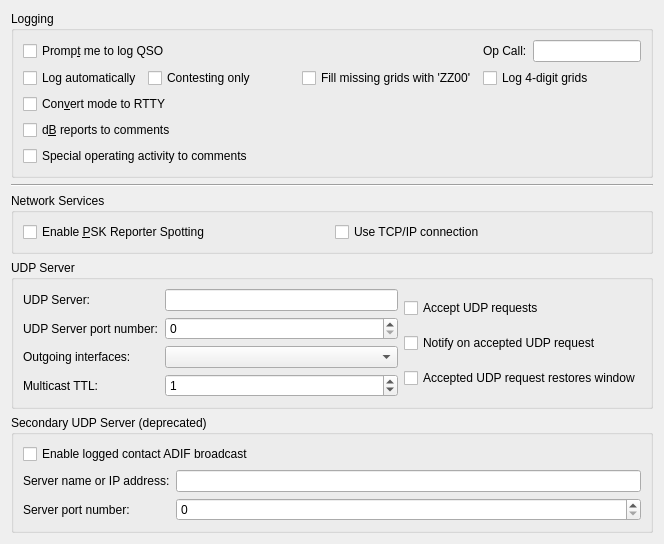
     <widget class="QWidget" name="reporting_tab">
      <attribute name="title">
       <string>Reportin&amp;g</string>
      </attribute>
      <attribute name="toolTip">
       <string>Reporting and logging settings</string>
      </attribute>
      <layout class="QVBoxLayout" name="verticalLayout_5">
       <item>
        <widget class="QGroupBox" name="logging_group_box">
         <property name="title">
          <string>Logging</string>
         </property>
         <layout class="QGridLayout" name="gridLayout_14">
          <item row="6" column="0">
           <widget class="QCheckBox" name="specOp_in_comments_check_box">
            <property name="toolTip">
             <string>&lt;html&gt;&lt;head/&gt;&lt;body&gt;&lt;p&gt;Check this option to note any Special Operating Activity in the comments field.&lt;/p&gt;&lt;/body&gt;&lt;/html&gt;</string>
            </property>
            <property name="text">
             <string>Special operating activity to comments</string>
            </property>
           </widget>
          </item>
          <item row="0" column="1">
           <spacer name="horizontalSpacer_6">
            <property name="orientation">
             <enum>Qt::Horizontal</enum>
            </property>
            <property name="sizeHint" stdset="0">
             <size>
              <width>136</width>
              <height>20</height>
             </size>
            </property>
           </spacer>
          </item>
          <item row="0" column="0">
           <widget class="QCheckBox" name="prompt_to_log_check_box">
            <property name="toolTip">
             <string>The program will pop up a partially completed Log QSO dialog when you send a 73 or free text message.</string>
            </property>
            <property name="text">
             <string>Promp&amp;t me to log QSO</string>
            </property>
           </widget>
          </item>
          <item row="0" column="3">
           <widget class="QLineEdit" name="opCallEntry">
            <property name="toolTip">
             <string>&lt;html&gt;&lt;head/&gt;&lt;body&gt;&lt;p&gt;The callsign of the operator, if different from the station callsign.&lt;/p&gt;&lt;/body&gt;&lt;/html&gt;</string>
            </property>
           </widget>
          </item>
          <item row="1" column="1">
           <widget class="QCheckBox" name="cbZZ00">
            <property name="toolTip">
             <string>&lt;html&gt;&lt;head/&gt;&lt;body&gt;&lt;p&gt;Log 'ZZ00' as grid if the other station doesn't send you a grid.&lt;/p&gt;&lt;/body&gt;&lt;/html&gt;</string>
            </property>
            <property name="text">
             <string>Fill missing grids with 'ZZ00'</string>
            </property>
           </widget>
          </item>
          <item row="0" column="2">
           <widget class="QLabel" name="label_13">
            <property name="text">
             <string>Op Call:</string>
            </property>
            <property name="buddy">
             <cstring>opCallEntry</cstring>
            </property>
           </widget>
          </item>
          <item row="5" column="0">
           <widget class="QCheckBox" name="report_in_comments_check_box">
            <property name="toolTip">
             <string>Some logging programs will not accept the type of reports
saved by this program.
Check this option to save the sent and received reports in the
comments field.</string>
            </property>
            <property name="text">
             <string>d&amp;B reports to comments</string>
            </property>
           </widget>
          </item>
          <item row="1" column="0">
           <layout class="QHBoxLayout" name="horizontalLayout_12">
            <item>
             <widget class="QCheckBox" name="cbAutoLog">
              <property name="toolTip">
               <string>&lt;html&gt;&lt;head/&gt;&lt;body&gt;&lt;p&gt;Check to have QSOs logged automatically, when complete.&lt;/p&gt;&lt;/body&gt;&lt;/html&gt;</string>
              </property>
              <property name="text">
               <string>Log automatically</string>
              </property>
             </widget>
            </item>
            <item>
             <widget class="QCheckBox" name="cbContestingOnly">
              <property name="toolTip">
               <string>&lt;html&gt;&lt;head/&gt;&lt;body&gt;&lt;p&gt;Use 'Log automatically' only for special operating activities.&lt;/p&gt;&lt;/body&gt;&lt;/html&gt;</string>
              </property>
              <property name="text">
               <string>Contesting only</string>
              </property>
             </widget>
            </item>
            <item>
             <spacer name="horizontalSpacer_14">
              <property name="orientation">
               <enum>Qt::Horizontal</enum>
              </property>
              <property name="sizeHint" stdset="0">
               <size>
                <width>40</width>
                <height>20</height>
               </size>
              </property>
             </spacer>
            </item>
           </layout>
          </item>
          <item row="4" column="0">
           <widget class="QCheckBox" name="log_as_RTTY_check_box">
            <property name="toolTip">
             <string>&lt;html&gt;&lt;head/&gt;&lt;body&gt;&lt;p&gt;Some logging programs will not accept FT8Fork mode names.&lt;/p&gt;&lt;/body&gt;&lt;/html&gt;</string>
            </property>
            <property name="text">
             <string>Con&amp;vert mode to RTTY</string>
            </property>
           </widget>
          </item>
          <item row="1" column="2" colspan="2">
           <widget class="QCheckBox" name="cbLog4digitGrids">
            <property name="toolTip">
             <string>&lt;html&gt;&lt;head/&gt;&lt;body&gt;&lt;p&gt;Shorten 6-digit grid entries and log 4-digit grids instead.&lt;/p&gt;&lt;/body&gt;&lt;/html&gt;</string>
            </property>
            <property name="text">
             <string>Log 4-digit grids</string>
            </property>
           </widget>
          </item>
         </layout>
        </widget>
       </item>
       <item>
        <widget class="Line" name="line_8">
         <property name="orientation">
          <enum>Qt::Horizontal</enum>
         </property>
        </widget>
       </item>
       <item>
        <widget class="QGroupBox" name="network_group_box">
         <property name="title">
          <string>Network Services</string>
         </property>
         <layout class="QGridLayout" name="gridLayout_29" columnstretch="0,0">
          <item row="0" column="0">
           <widget class="QCheckBox" name="psk_reporter_check_box">
            <property name="toolTip">
             <string>&lt;html&gt;&lt;head/&gt;&lt;body&gt;&lt;p&gt;The program can send your station details and all decoded signals with grid squares as spots to the http://pskreporter.info web site.&lt;/p&gt;&lt;p&gt;This is used for reverse beacon analysis which is very useful for assessing propagation and system performance.&lt;/p&gt;&lt;/body&gt;&lt;/html&gt;</string>
            </property>
            <property name="text">
             <string>Enable &amp;PSK Reporter Spotting</string>
            </property>
           </widget>
          </item>
          <item row="0" column="1">
           <widget class="QCheckBox" name="psk_reporter_tcpip_check_box">
            <property name="toolTip">
             <string>&lt;html&gt;&lt;head/&gt;&lt;body&gt;&lt;p&gt;Check this option if a reliable connection is needed&lt;/p&gt;&lt;p&gt;Most users do not need this, the default uses UDP which is more efficient. Only check this if you have evidence that UDP traffic from you to PSK Reporter is being lost.&lt;/p&gt;&lt;/body&gt;&lt;/html&gt;</string>
            </property>
            <property name="text">
             <string>Use TCP/IP connection</string>
            </property>
           </widget>
          </item>
         </layout>
        </widget>
       </item>
       <item>
        <widget class="QGroupBox" name="groupBox_4">
         <property name="title">
          <string>UDP Server</string>
         </property>
         <layout class="QGridLayout" name="gridLayout_16">
          <item row="0" column="0">
           <layout class="QFormLayout" name="formLayout_6">
            <property name="fieldGrowthPolicy">
             <enum>QFormLayout::AllNonFixedFieldsGrow</enum>
            </property>
            <item row="0" column="0">
             <widget class="QLabel" name="udp_server_label">
              <property name="text">
               <string>UDP Server:</string>
              </property>
              <property name="buddy">
               <cstring>udp_server_line_edit</cstring>
              </property>
             </widget>
            </item>
            <item row="0" column="1">
             <widget class="QLineEdit" name="udp_server_line_edit">
              <property name="toolTip">
               <string>&lt;html&gt;&lt;head/&gt;&lt;body&gt;&lt;p&gt;Optional hostname of network service to receive decodes.&lt;/p&gt;&lt;p&gt;Formats:&lt;/p&gt;&lt;ul style=&quot;margin-top: 0px; margin-bottom: 0px; margin-left: 0px; margin-right: 0px; -qt-list-indent: 1;&quot;&gt;&lt;li style=&quot; margin-top:12px; margin-bottom:0px; margin-left:0px; margin-right:0px; -qt-block-indent:0; text-indent:0px;&quot;&gt;hostname&lt;/li&gt;&lt;li style=&quot; margin-top:0px; margin-bottom:0px; margin-left:0px; margin-right:0px; -qt-block-indent:0; text-indent:0px;&quot;&gt;IPv4 address&lt;/li&gt;&lt;li style=&quot; margin-top:0px; margin-bottom:0px; margin-left:0px; margin-right:0px; -qt-block-indent:0; text-indent:0px;&quot;&gt;IPv6 address&lt;/li&gt;&lt;li style=&quot; margin-top:0px; margin-bottom:0px; margin-left:0px; margin-right:0px; -qt-block-indent:0; text-indent:0px;&quot;&gt;IPv4 multicast group address&lt;/li&gt;&lt;li style=&quot; margin-top:0px; margin-bottom:0px; margin-left:0px; margin-right:0px; -qt-block-indent:0; text-indent:0px;&quot;&gt;IPv6 multicast group address&lt;/li&gt;&lt;/ul&gt;&lt;p&gt;Clearing this field will disable the broadcasting of UDP status updates.&lt;/p&gt;&lt;/body&gt;&lt;/html&gt;</string>
              </property>
              <property name="inputMethodHints">
               <set>Qt::ImhDigitsOnly</set>
              </property>
             </widget>
            </item>
            <item row="1" column="0">
             <widget class="QLabel" name="label_6">
              <property name="text">
               <string>UDP Server port number:</string>
              </property>
              <property name="buddy">
               <cstring>udp_server_port_spin_box</cstring>
              </property>
             </widget>
            </item>
            <item row="1" column="1">
             <widget class="QSpinBox" name="udp_server_port_spin_box">
              <property name="toolTip">
               <string>&lt;html&gt;&lt;head/&gt;&lt;body&gt;&lt;p&gt;Enter the service port number of the UDP server that FT8Fork should send updates to. If this is zero no updates will be sent.&lt;/p&gt;&lt;/body&gt;&lt;/html&gt;</string>
              </property>
              <property name="maximum">
               <number>65534</number>
              </property>
             </widget>
            </item>
            <item row="2" column="0">
             <widget class="QLabel" name="udp_interfaces_label">
              <property name="text">
               <string>Outgoing interfaces:</string>
              </property>
              <property name="buddy">
               <cstring>udp_interfaces_combo_box</cstring>
              </property>
             </widget>
            </item>
            <item row="2" column="1">
             <widget class="CheckableItemComboBox" name="udp_interfaces_combo_box">
              <property name="toolTip">
               <string>&lt;html&gt;&lt;head/&gt;&lt;body&gt;&lt;p&gt;When sending updates to a multicast group address it is necessary to specify which network interface(s) to send them to. If the loop-back interface is multicast capable then at least that one will be selected.&lt;/p&gt;&lt;p&gt;For most users the loop-back interface is all that is needed, that will allow multiple other applications on the same machine to interoperate with FT8Fork. If applications running on other hosts are to receive status updates then a suitable network interface should be used.&lt;/p&gt;&lt;p&gt;On some Linux systems it may be necessary to enable multicast on the loop-back network interface.&lt;/p&gt;&lt;/body&gt;&lt;/html&gt;</string>
              </property>
             </widget>
            </item>
            <item row="3" column="0">
             <widget class="QLabel" name="udp_TTL_label">
              <property name="text">
               <string>Multicast TTL:</string>
              </property>
              <property name="buddy">
               <cstring>udp_TTL_spin_box</cstring>
              </property>
             </widget>
            </item>
            <item row="3" column="1">
             <widget class="QSpinBox" name="udp_TTL_spin_box">
              <property name="toolTip">
               <string>&lt;html&gt;&lt;head/&gt;&lt;body&gt;&lt;p&gt;Sets the number or router hops that multicast datagrams are allowed to make. Almost everyone should set this to 1 to keep outgoing multicast traffic withn the local subnet.&lt;/p&gt;&lt;/body&gt;&lt;/html&gt;</string>
              </property>
              <property name="maximum">
               <number>255</number>
              </property>
              <property name="value">
               <number>1</number>
              </property>
             </widget>
            </item>
           </layout>
          </item>
          <item row="0" column="1">
           <layout class="QVBoxLayout" name="verticalLayout_11">
            <item>
             <widget class="QCheckBox" name="accept_udp_requests_check_box">
              <property name="toolTip">
               <string>&lt;html&gt;&lt;head/&gt;&lt;body&gt;&lt;p&gt;With this enabled FT8Fork will accept certain requests back from a UDP server that receives decode messages.&lt;/p&gt;&lt;/body&gt;&lt;/html&gt;</string>
              </property>
              <property name="text">
               <string>Accept UDP requests</string>
              </property>
             </widget>
            </item>
            <item>
             <widget class="QCheckBox" name="udpWindowToFront">
              <property name="toolTip">
               <string>&lt;html&gt;&lt;head/&gt;&lt;body&gt;&lt;p&gt;Indicate acceptance of an incoming UDP request. The effect of this option varies depending on the operating system and window manager, its intent is to notify the acceptance of an incoming UDP request even if this application is minimized or hidden.&lt;/p&gt;&lt;/body&gt;&lt;/html&gt;</string>
              </property>
              <property name="text">
               <string>Notify on accepted UDP request</string>
              </property>
             </widget>
            </item>
            <item>
             <widget class="QCheckBox" name="udpWindowRestore">
              <property name="toolTip">
               <string>&lt;html&gt;&lt;head/&gt;&lt;body&gt;&lt;p&gt;Restore the window from minimized if an UDP request is accepted.&lt;/p&gt;&lt;/body&gt;&lt;/html&gt;</string>
              </property>
              <property name="text">
               <string>Accepted UDP request restores window</string>
              </property>
             </widget>
            </item>
           </layout>
          </item>
         </layout>
        </widget>
       </item>
       <item>
        <widget class="QGroupBox" name="n1mm_group_box">
         <property name="title">
          <string>Secondary UDP Server (deprecated)</string>
         </property>
         <layout class="QFormLayout" name="formLayout_15">
          <item row="0" column="0" colspan="2">
           <widget class="QCheckBox" name="enable_n1mm_broadcast_check_box">
            <property name="toolTip">
             <string>&lt;html&gt;&lt;head/&gt;&lt;body&gt;&lt;p&gt;When checked, FT8Fork will broadcast a logged contact in ADIF format to the configured hostname and port. &lt;/p&gt;&lt;/body&gt;&lt;/html&gt;</string>
            </property>
            <property name="text">
             <string>Enable logged contact ADIF broadcast</string>
            </property>
           </widget>
          </item>
          <item row="1" column="0">
           <widget class="QLabel" name="n1mm_server_name_label">
            <property name="text">
             <string>Server name or IP address:</string>
            </property>
            <property name="buddy">
             <cstring>n1mm_server_name_line_edit</cstring>
            </property>
           </widget>
          </item>
          <item row="1" column="1">
           <widget class="QLineEdit" name="n1mm_server_name_line_edit">
            <property name="toolTip">
             <string>&lt;html&gt;&lt;head/&gt;&lt;body&gt;&lt;p&gt;Optional host name of N1MM Logger+ program to receive ADIF UDP broadcasts. This is usually 'localhost' or ip address 127.0.0.1&lt;/p&gt;&lt;p&gt;Formats:&lt;/p&gt;&lt;ul style=&quot;margin-top: 0px; margin-bottom: 0px; margin-left: 0px; margin-right: 0px; -qt-list-indent: 1;&quot;&gt;&lt;li style=&quot; margin-top:12px; margin-bottom:0px; margin-left:0px; margin-right:0px; -qt-block-indent:0; text-indent:0px;&quot;&gt;hostname&lt;/li&gt;&lt;li style=&quot; margin-top:0px; margin-bottom:0px; margin-left:0px; margin-right:0px; -qt-block-indent:0; text-indent:0px;&quot;&gt;IPv4 address&lt;/li&gt;&lt;li style=&quot; margin-top:0px; margin-bottom:0px; margin-left:0px; margin-right:0px; -qt-block-indent:0; text-indent:0px;&quot;&gt;IPv6 address&lt;/li&gt;&lt;li style=&quot; margin-top:0px; margin-bottom:0px; margin-left:0px; margin-right:0px; -qt-block-indent:0; text-indent:0px;&quot;&gt;IPv4 multicast group address&lt;/li&gt;&lt;li style=&quot; margin-top:0px; margin-bottom:0px; margin-left:0px; margin-right:0px; -qt-block-indent:0; text-indent:0px;&quot;&gt;IPv6 multicast group address&lt;/li&gt;&lt;/ul&gt;&lt;p&gt;Clearing this field will disable broadcasting of ADIF information via UDP.&lt;/p&gt;&lt;/body&gt;&lt;/html&gt;</string>
            </property>
           </widget>
          </item>
          <item row="2" column="0">
           <widget class="QLabel" name="n1mm_server_port_label">
            <property name="text">
             <string>Server port number:</string>
            </property>
            <property name="buddy">
             <cstring>n1mm_server_port_spin_box</cstring>
            </property>
           </widget>
          </item>
          <item row="2" column="1">
           <widget class="QSpinBox" name="n1mm_server_port_spin_box">
            <property name="toolTip">
             <string>&lt;html&gt;&lt;head/&gt;&lt;body&gt;&lt;p&gt;Enter the port number that FT8Fork should use for UDP broadcasts of ADIF log information. For N1MM Logger+, this value should be 2333. If this is zero,  no updates will be broadcast.&lt;/p&gt;&lt;/body&gt;&lt;/html&gt;</string>
            </property>
            <property name="maximum">
             <number>65534</number>
            </property>
           </widget>
          </item>
         </layout>
        </widget>
       </item>
       <item>
        <spacer name="verticalSpacer_4">
         <property name="orientation">
          <enum>Qt::Vertical</enum>
         </property>
         <property name="sizeHint" stdset="0">
          <size>
           <width>0</width>
           <height>0</height>
          </size>
         </property>
        </spacer>
       </item>
      </layout>
     </widget>
